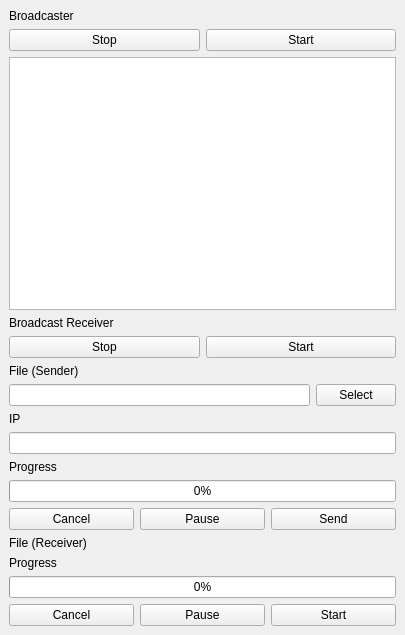
<?xml version="1.0" encoding="UTF-8"?>
<ui version="4.0">
 <class>MainWindow</class>
 <widget class="QMainWindow" name="MainWindow">
  <property name="geometry">
   <rect>
    <x>0</x>
    <y>0</y>
    <width>405</width>
    <height>635</height>
   </rect>
  </property>
  <property name="windowTitle">
   <string>MainWindow</string>
  </property>
  <widget class="QWidget" name="centralwidget">
   <layout class="QVBoxLayout" name="verticalLayout_5">
    <item>
     <layout class="QVBoxLayout" name="verticalLayout">
      <item>
       <widget class="QLabel" name="label">
        <property name="font">
         <font>
          <pointsize>9</pointsize>
         </font>
        </property>
        <property name="text">
         <string>Broadcaster</string>
        </property>
       </widget>
      </item>
      <item>
       <layout class="QHBoxLayout" name="horizontalLayout">
        <item>
         <widget class="QPushButton" name="stopBroadcastButton">
          <property name="text">
           <string>Stop</string>
          </property>
         </widget>
        </item>
        <item>
         <widget class="QPushButton" name="startBroadcastButton">
          <property name="text">
           <string>Start</string>
          </property>
         </widget>
        </item>
       </layout>
      </item>
      <item>
       <widget class="QTableView" name="onlineDevicesTableView"/>
      </item>
      <item>
       <widget class="QLabel" name="label_2">
        <property name="font">
         <font>
          <pointsize>9</pointsize>
         </font>
        </property>
        <property name="text">
         <string>Broadcast Receiver</string>
        </property>
       </widget>
      </item>
      <item>
       <layout class="QHBoxLayout" name="horizontalLayout_2">
        <item>
         <widget class="QPushButton" name="stopBroadcastReceiverButton">
          <property name="text">
           <string>Stop</string>
          </property>
         </widget>
        </item>
        <item>
         <widget class="QPushButton" name="startBroadcastReceiverButton">
          <property name="text">
           <string>Start</string>
          </property>
         </widget>
        </item>
       </layout>
      </item>
     </layout>
    </item>
    <item>
     <layout class="QVBoxLayout" name="verticalLayout_2">
      <item>
       <widget class="QLabel" name="label_3">
        <property name="font">
         <font>
          <pointsize>9</pointsize>
         </font>
        </property>
        <property name="text">
         <string>File (Sender)</string>
        </property>
       </widget>
      </item>
      <item>
       <layout class="QHBoxLayout" name="horizontalLayout_6">
        <item>
         <widget class="QLineEdit" name="fileNameLineEdit"/>
        </item>
        <item>
         <widget class="QPushButton" name="fileSelectButton">
          <property name="text">
           <string>Select</string>
          </property>
         </widget>
        </item>
       </layout>
      </item>
      <item>
       <widget class="QLabel" name="label_4">
        <property name="font">
         <font>
          <pointsize>9</pointsize>
         </font>
        </property>
        <property name="text">
         <string>IP</string>
        </property>
       </widget>
      </item>
      <item>
       <widget class="QLineEdit" name="IpLineEdit">
        <property name="text">
         <string/>
        </property>
       </widget>
      </item>
      <item>
       <widget class="QLabel" name="label_5">
        <property name="font">
         <font>
          <pointsize>9</pointsize>
         </font>
        </property>
        <property name="text">
         <string>Progress</string>
        </property>
       </widget>
      </item>
      <item>
       <widget class="QProgressBar" name="senderProgressBar">
        <property name="sizePolicy">
         <sizepolicy hsizetype="Expanding" vsizetype="Fixed">
          <horstretch>0</horstretch>
          <verstretch>0</verstretch>
         </sizepolicy>
        </property>
        <property name="maximum">
         <number>10000</number>
        </property>
        <property name="value">
         <number>0</number>
        </property>
       </widget>
      </item>
      <item>
       <layout class="QHBoxLayout" name="horizontalLayout_3">
        <item>
         <widget class="QPushButton" name="senderCancelButton">
          <property name="text">
           <string>Cancel</string>
          </property>
         </widget>
        </item>
        <item>
         <widget class="QPushButton" name="senderPauseButton">
          <property name="text">
           <string>Pause</string>
          </property>
         </widget>
        </item>
        <item>
         <widget class="QPushButton" name="fileSendButton">
          <property name="text">
           <string>Send</string>
          </property>
         </widget>
        </item>
       </layout>
      </item>
     </layout>
    </item>
    <item>
     <layout class="QVBoxLayout" name="verticalLayout_4">
      <item>
       <widget class="QLabel" name="label_9">
        <property name="font">
         <font>
          <pointsize>9</pointsize>
         </font>
        </property>
        <property name="text">
         <string>File (Receiver)</string>
        </property>
       </widget>
      </item>
      <item>
       <widget class="QLabel" name="label_11">
        <property name="font">
         <font>
          <pointsize>9</pointsize>
         </font>
        </property>
        <property name="text">
         <string>Progress</string>
        </property>
       </widget>
      </item>
      <item>
       <widget class="QProgressBar" name="receiverProgressBar">
        <property name="sizePolicy">
         <sizepolicy hsizetype="Expanding" vsizetype="Fixed">
          <horstretch>0</horstretch>
          <verstretch>0</verstretch>
         </sizepolicy>
        </property>
        <property name="maximum">
         <number>10000</number>
        </property>
        <property name="value">
         <number>0</number>
        </property>
       </widget>
      </item>
      <item>
       <layout class="QHBoxLayout" name="horizontalLayout_5">
        <item>
         <widget class="QPushButton" name="receiverCancelButton">
          <property name="text">
           <string>Cancel</string>
          </property>
         </widget>
        </item>
        <item>
         <widget class="QPushButton" name="receiverPauseButton">
          <property name="text">
           <string>Pause</string>
          </property>
         </widget>
        </item>
        <item>
         <widget class="QPushButton" name="fileReceiverStartButton">
          <property name="text">
           <string>Start</string>
          </property>
         </widget>
        </item>
       </layout>
      </item>
     </layout>
    </item>
   </layout>
  </widget>
  <widget class="QMenuBar" name="menubar">
   <property name="geometry">
    <rect>
     <x>0</x>
     <y>0</y>
     <width>405</width>
     <height>25</height>
    </rect>
   </property>
  </widget>
 </widget>
 <resources/>
 <connections/>
</ui>
